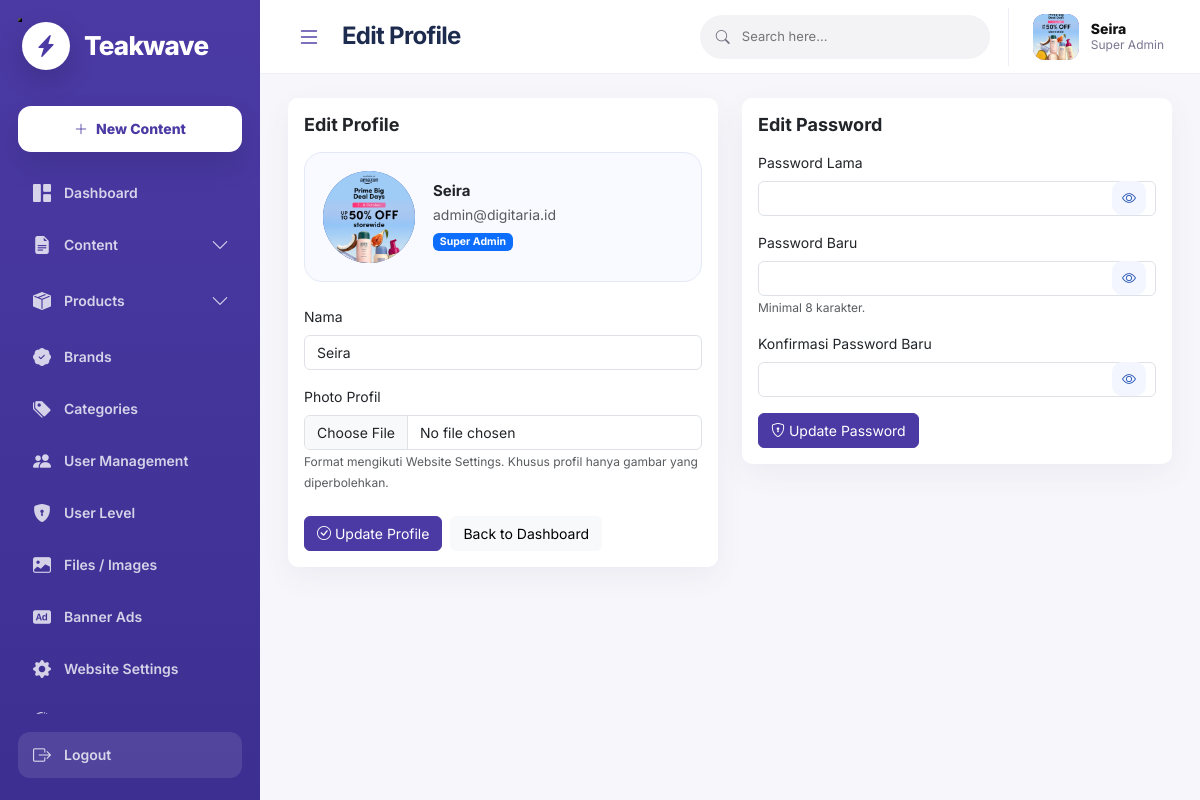
The app's page /utakatik/profile.php (signed in) with its own data.
### tables this page shows
CREATE TABLE `website_settings` (
  `id` int(11) NOT NULL,
  `setting_key` varchar(120) NOT NULL,
  `setting_value` text DEFAULT NULL,
  `setting_type` varchar(50) DEFAULT 'text',
  `created_at` timestamp NOT NULL DEFAULT current_timestamp(),
  `updated_at` timestamp NULL DEFAULT NULL
);

CREATE TABLE `users` (
  `id` int(11) NOT NULL,
  `role_id` int(11) NOT NULL,
  `name` varchar(150) NOT NULL,
  `email` varchar(150) NOT NULL,
  `password` varchar(255) NOT NULL,
  `avatar` varchar(255) DEFAULT NULL,
  `status` enum('active','inactive') DEFAULT 'active',
  `created_at` timestamp NOT NULL DEFAULT current_timestamp()
);

CREATE TABLE `roles` (
  `id` int(11) NOT NULL,
  `name` varchar(100) NOT NULL,
  `slug` varchar(100) NOT NULL,
  `created_at` timestamp NOT NULL DEFAULT current_timestamp()
);

### utakatik/includes/functions.php (called while the page is built, shortened)
<?php
function e($value) {
    return htmlspecialchars($value ?? '', ENT_QUOTES, 'UTF-8');
}
function get_website_setting($key, $default = '') {
    global $pdo;
    try {
        $stmt = $pdo->prepare("SELECT setting_value FROM website_settings WHERE setting_key = ? LIMIT 1");
        $stmt->execute([$key]);
        $value = $stmt->fetchColumn();
        return $value !== false && $value !== null ? $value : $default;
    } catch (Throwable $e) {
        return $default;
    }
}
function is_super_admin() {
    return (($_SESSION['user']['role_id'] ?? null) == 1) || strtolower($_SESSION['user']['role_name'] ?? '') === 'super admin';
}
function has_permission($page_key) {
    global $pdo;
    if (!$page_key || is_super_admin()) return true;
    $role_id = $_SESSION['user']['role_id'] ?? null;
    $stmt = $pdo->prepare("SELECT COUNT(*) FROM role_permissions WHERE role_id = ? AND page_key = ?");
    $stmt->execute([$role_id, $page_key]);
    return $stmt->fetchColumn() > 0;
}
?>

### utakatik/profile.php (the view, shortened to what this page needs)
<?php
require_once 'auth/check.php';
$user_id = $_SESSION['user']['id'];
$stmt = $pdo->prepare("SELECT users.*, roles.name AS role_name FROM users JOIN roles ON roles.id = users.role_id WHERE users.id = ?");
$stmt->execute([$user_id]);
$user = $stmt->fetch();
include 'includes/header.php';
include 'includes/sidebar.php';
?>
<main class="main-content">
<?php include 'includes/topbar.php'; ?>
<div class="row g-4">
    <div class="col-xl-6">
        <div class="card soft-card">
            <div class="card-body">
                <h5 class="fw-bold mb-3">Edit Profile</h5>
                <form method="post" enctype="multipart/form-data" autocomplete="off">
                    <div class="profile-edit-preview mb-4">
                        <div class="profile-photo-large">
                            <?php if(!empty($user['avatar'])): ?>
                                <img src="<?php echo e($user['avatar']); ?>" alt="<?php echo e($user['name']); ?>">
                            <?php else: ?>
                                <span><?php echo strtoupper(substr($user['name'], 0, 1)); ?></span>
                            <?php endif; ?>
                        </div>
                        <div>
                            <h6 class="fw-bold mb-1"><?php echo e($user['name']); ?></h6>
                            <p class="text-muted mb-0"><?php echo e($user['email']); ?></p>
                            <small class="badge bg-primary mt-2"><?php echo e($user['role_name']); ?></small>
                        </div>
                    </div>
                    <div class="mb-3">
                        <label class="form-label">Nama</label>
                        <input name="name" class="form-control" required value="<?php echo e($user['name']); ?>">
                    </div>
                    <div class="mb-3">
                        <label class="form-label">Photo Profil</label>
                        <input name="avatar" type="file" class="form-control upload-validate-image" accept=".jpg,.jpeg,.png,.gif,.webp">
                        <small class="text-muted upload-help-text">Format mengikuti Website Settings. Khusus profil hanya gambar yang diperbolehkan.</small>
                    </div>
                    <div class="d-flex gap-2 mt-4">
                        <button class="btn btn-primary">
                            <i class="bi bi-check-circle"></i> Update Profile
                        </button>
                        <a href="index.php" class="btn btn-light">Back to Dashboard</a>
                    </div>
                </form>
            </div>
        </div>
    </div>
    <div class="col-xl-6">
        <div class="card soft-card">
            <div class="card-body">
                <h5 class="fw-bold mb-3">Edit Password</h5>
                <form method="post" autocomplete="off">
                    <div class="mb-3">
                        <label class="form-label">Password Lama</label>
                        <input name="current_password" type="password" class="form-control" required>
                    </div>
                    <div class="mb-3">
                        <label class="form-label">Password Baru</label>
                        <input name="new_password" type="password" class="form-control" required minlength="8">
                        <small class="text-muted">Minimal 8 karakter.</small>
                    </div>
                    <div class="mb-3">
                        <label class="form-label">Konfirmasi Password Baru</label>
                        <input name="confirm_password" type="password" class="form-control" required minlength="8">
                    </div>
                    <button class="btn btn-primary">
                        <i class="bi bi-shield-lock"></i> Update Password
                    </button>
                </form>
            </div>
        </div>
    </div>
</div>
</main>
<?php include 'includes/footer.php'; ?>

### utakatik/includes/sidebar.php (shortened to what this page needs)
<aside class="sidebar">
    <button class="sidebar-mobile-close d-lg-none" type="button" aria-label="Close sidebar">
        <i class="bi bi-x-lg"></i>
    </button>
    <a href="index.php" class="sidebar-brand">
        <span class="sidebar-brand-logo">
            <i class="bi bi-lightning-charge-fill"></i>
        </span>
        <span class="sidebar-brand-text">
            <?php echo e(function_exists('get_website_setting') ? get_website_setting('site_name', 'Digitaria') : 'Digitaria'); ?>
        </span>
    </a>
    <a href="content-add.php" class="new-project-btn">
        <i class="bi bi-plus-lg"></i>
        <span>New Content</span>
    </a>
    <nav class="side-menu">
        <?php if(has_permission('dashboard')): ?>
        <a href="index.php" class="<?php echo basename($_SERVER['PHP_SELF']) === 'index.php' ? 'active' : ''; ?>">
            <i class="bi bi-grid-1x2-fill"></i> Dashboard
        </a>
        <?php endif; ?>
        <?php if(has_permission('contents-list') || has_permission('contents-add') || has_permission('contents-edit')): ?>
        <div class="menu-group <?php echo in_array(basename($_SERVER['PHP_SELF']), ['contents.php','content-add.php','content-edit.php']) ? 'open' : ''; ?>">
            <button class="menu-parent" type="button">
                <span><i class="bi bi-file-earmark-text-fill"></i> Content</span>
                <i class="bi bi-chevron-down"></i>
            </button>
        </div>
        <?php endif; ?>
        <?php if(has_permission('products-list') || has_permission('products-add') || has_permission('products-edit')): ?>
        <div class="menu-group <?php echo in_array(basename($_SERVER['PHP_SELF']), ['products.php','product-add.php','product-edit.php']) ? 'open' : ''; ?>">
            <button class="menu-parent" type="button">
                <span><i class="bi bi-box-seam-fill"></i> Products</span>
                <i class="bi bi-chevron-down"></i>
            </button>
        </div>
        <?php endif; ?>
        <?php if(has_permission('brands')): ?>
        <a href="brands.php" class="<?php echo basename($_SERVER['PHP_SELF']) === 'brands.php' ? 'active' : ''; ?>">
            <i class="bi bi-patch-check-fill"></i> Brands
        </a>
        <?php endif; ?>
        <?php if(has_permission('categories')): ?>
        <a href="categories.php" class="<?php echo basename($_SERVER['PHP_SELF']) === 'categories.php' ? 'active' : ''; ?>">
            <i class="bi bi-tags-fill"></i> Categories
        </a>
        <?php endif; ?>
        <?php if(has_permission('users')): ?>
        <a href="users.php" class="<?php echo basename($_SERVER['PHP_SELF']) === 'users.php' ? 'active' : ''; ?>">
            <i class="bi bi-people-fill"></i> User Management
        </a>
        <?php endif; ?>
        <?php if(has_permission('roles')): ?>
        <a href="roles.php" class="<?php echo basename($_SERVER['PHP_SELF']) === 'roles.php' ? 'active' : ''; ?>">
            <i class="bi bi-shield-lock-fill"></i> User Level
        </a>
        <?php endif; ?>
        <?php if(has_permission('files')): ?>
        <a href="files.php" class="<?php echo basename($_SERVER['PHP_SELF']) === 'files.php' ? 'active' : ''; ?>">
            <i class="bi bi-image-fill"></i> Files / Images
        </a>
        <?php endif; ?>
        <?php if(has_permission('banners')): ?>
        <a href="banners.php" class="<?php echo basename($_SERVER['PHP_SELF']) === 'banners.php' ? 'active' : ''; ?>">
            <i class="bi bi-badge-ad-fill"></i> Banner Ads
        </a>
        <?php endif; ?>
        <?php if(has_permission('website-settings')): ?>
        <a href="website-settings.php" class="<?php echo basename($_SERVER['PHP_SELF']) === 'website-settings.php' ? 'active' : ''; ?>">
            <i class="bi bi-gear-fill"></i> Website Settings
        </a>
        <?php endif; ?>
        <?php if(has_permission('logs')): ?>
        <a href="logs.php" class="<?php echo basename($_SERVER['PHP_SELF']) === 'logs.php' ? 'active' : ''; ?>">
            <i class="bi bi-clock-history"></i> Activity Logs
        </a>
        <?php endif; ?>
    </nav>
    <a href="logout.php" class="logout-btn"><i class="bi bi-box-arrow-right"></i> Logout</a>
</aside>

### records on screen
website_settings: setting_value "Teakwave"
users: avatar (picture), name "Seira", email "admin@digitaria.id", role.name "Super Admin"

### other values on screen
$page_title "Edit Profile"
current_user_name() "Seira"
current_user_role() "Super Admin"
